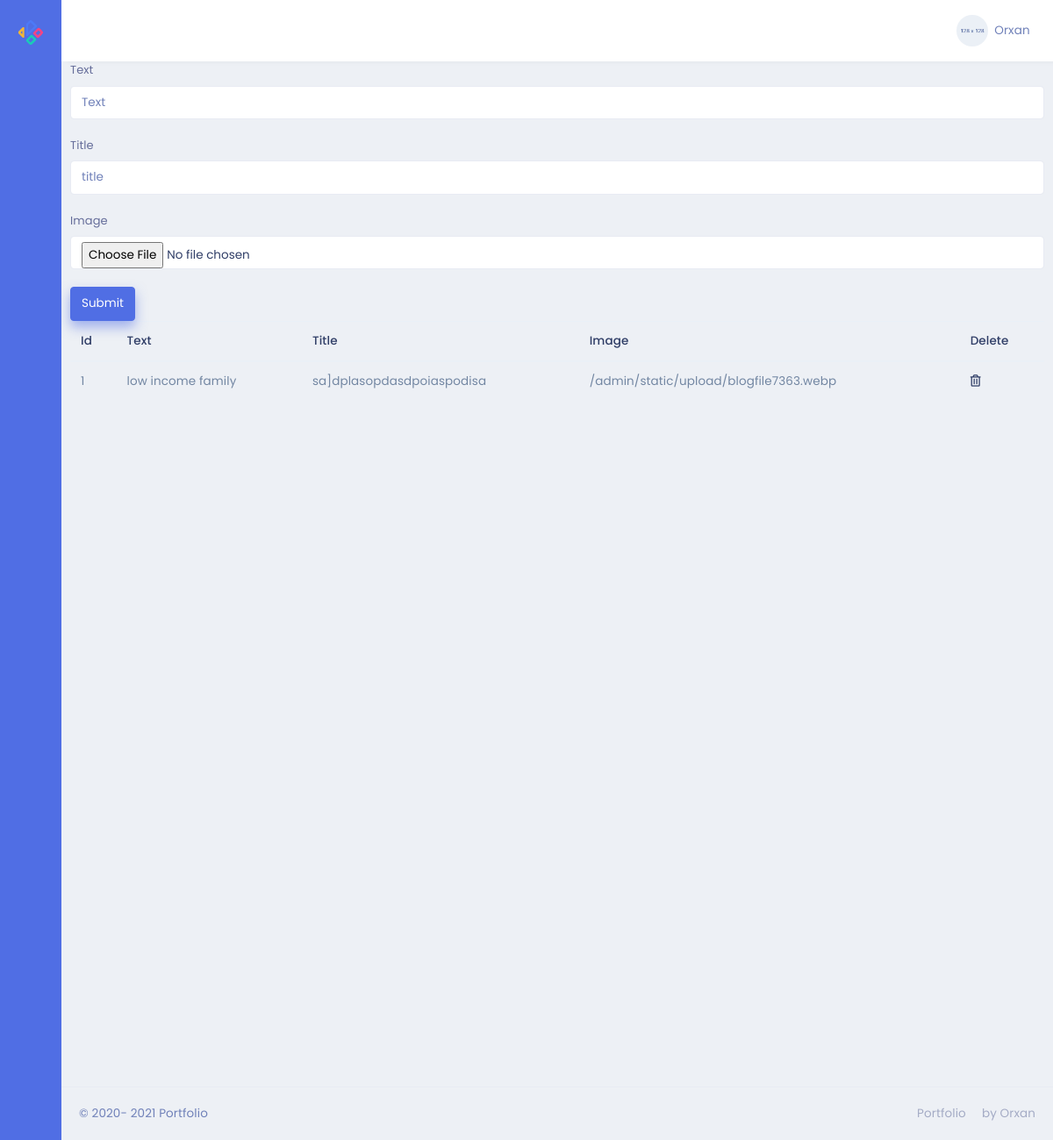
The app's page /admin/blog, older data.
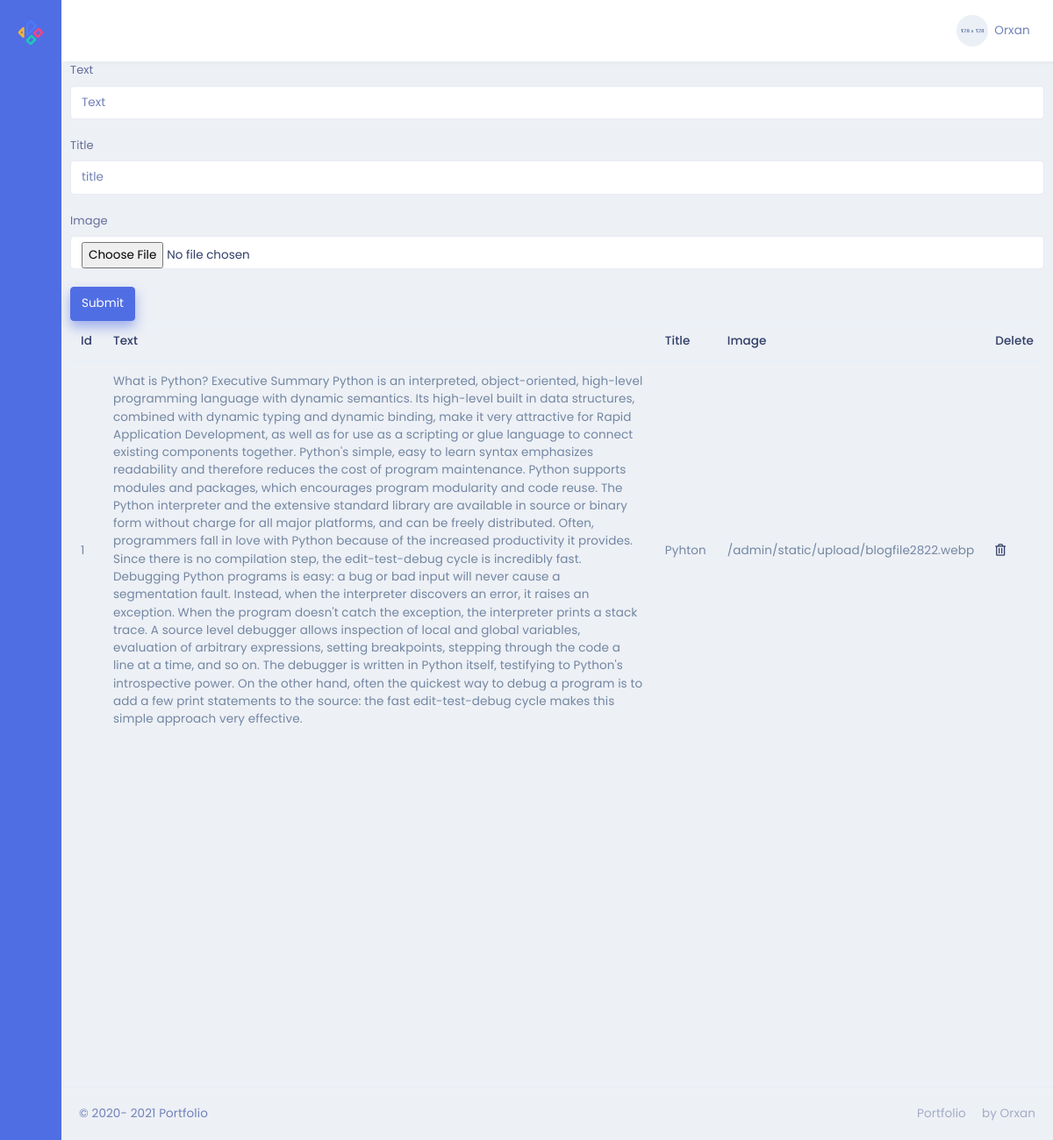
The same page, newer data.
### models.py (models this page shows)
class Blog(db.Model):
    id=db.Column(db.Integer,primary_key=True)
    text=db.Column(db.String(50),nullable=False)
    title=db.Column(db.String(50))
    image=db.Column(db.String)
    time=db.Column(db.DateTime)

### admin/routes.py (the view, shortened to what this page needs)
@admin.route('/blog' , methods=["POST","GET"])
def blog():
    blg=Blog.query.all()
    return render_template('admin/Blog/blog.html',blg=blg)

### admin/templates/admin/Blog/blog.html
{% extends "admin/base.html" %}
{% block content %}
<form action="/admin/blog" method="POST"   enctype="multipart/form-data">
    <div class="form-group">
        <label for="text">Text</label>
        <input type="text" class="form-control" name="text" id="text" placeholder="Text">
    </div>
    <div class="form-group">
        <label for="title">Title</label>
        <input type="text" class="form-control" name="title" id="title" placeholder="title">
    </div>
    <div class="form-group">
        <label for="image">Image</label>
        <input type="file" class="form-control" name="image" id="image" placeholder="image">
    </div>
    <button type="submit" class="btn btn-primary">Submit</button>
</form>
<table class="table">
    <thead>
        <tr>
            <th scope="col">Id</th>
            <th scope="col">Text</th>
            <th scope="col">Title</th>
            <th scope="col">Image</th>
            <th scope="col">Delete</th>
        </tr>
    </thead>
    <tbody>
        {% for i in blg %}
        <tr>
            <td>{{i.id}}</td>
            <td>{{i.text}}</td>
            <td>{{i.title}}</td>
            <td>{{i.image}}</td>
            <td><a href="/admin/blog/{{i.id}}"><i class="far fa-trash-alt"></i></a></td>
        </tr>
        {% endfor %}
        </tbody>
</table>
{% endblock %}

### admin/templates/admin/base.html (shortened to what this page needs)
<!DOCTYPE html>
<html lang="en">
<head>
    <link href="{{url_for('.static',filename='css/bootstrap.min.css')}}" rel="stylesheet" type="text/css" />
    <link href="{{url_for('.static',filename='css/jquery-ui.min.css')}}" rel="stylesheet">
    <link href="{{url_for('.static',filename='css/icons.min.css')}}" rel="stylesheet" type="text/css" />
    <link rel="stylesheet" href="https://cdnjs.cloudflare.com/ajax/libs/font-awesome/5.15.2/css/all.min.css" />
    <link href="{{url_for('.static',filename='css/metisMenu.min.css')}}" rel="stylesheet" type="text/css" />
    <link href="{{url_for('.static',filename='css/app.min.css')}}" rel="stylesheet" type="text/css" />
</head>
<body class="enlarge-menu">
    <div class="leftbar-tab-menu">
        <div class="main-icon-menu">
            <a href="#" class="logo logo-metrica d-block text-center">
                <span>
                        <img src="{{url_for('.static',filename='images/logo-sm.png')}}" alt="logo-small" class="logo-sm">
                </span>
            </a>
            <nav class="nav">
                <a href="#users" class="nav-link" data-toggle="tooltip-custom" data-placement="right" data-trigger="hover" title="" data-original-title="Dashboard">
                </a>
            </nav>
        </div>
    </div>
    <div class="topbar">
        <nav class="navbar-custom">
            <ul class="list-unstyled topbar-nav float-right mb-0">
                <li class="dropdown">
                    <a class="nav-link dropdown-toggle waves-effect waves-light nav-user" data-toggle="dropdown" href="#" role="button" aria-haspopup="false" aria-expanded="false">
                        <img src="{{url_for('.static',filename='images/users/user-4.jpg')}}" alt="profile-user" class="rounded-circle" />
                        <span class="ml-1 nav-user-name hidden-sm">Orxan <i class="mdi mdi-chevron-down"></i> </span>
                    </a>
                </li>
            </ul>
        </nav>
    </div>
    <div class="page-wrapper">
        <div class="page-content-tab">
            {% block content %}
            {% endblock %}
            <footer class="footer text-center text-sm-left">
                &copy; 2020- 2021 Portfolio <span class="text-muted d-none d-sm-inline-block float-right">Portfolio <i class="mdi mdi-heart text-danger"></i> by Orxan</span>
            </footer>
        </div>
    </div>
</body>
</html>

Row changes from the older to the newer data that the page shows:
changed Blog id 1: text "low income family" → "What is Python? Executive Summary Python is an interpreted, object-oriented, high-level programming language with dynamic semantics. Its high-level built in data structures, combined with dynamic typing and dynamic binding, make it very attractive for Rapid Application Development, as well as for use as a scripting or glue language to connect existing components together. Python's simple, easy to learn syntax emphasizes readability and therefore reduces the cost of program maintenance. Python supports modules and packages, which encourages program modularity and code reuse. The Python interpreter and the extensive standard library are available in source or binary form without charge for…"; title "sa]dplasopdasdpoiaspodisa" → "Pyhton"; image "/admin/static/upload/blogfile7363.webp" → "/admin/static/upload/blogfile2822.webp"
